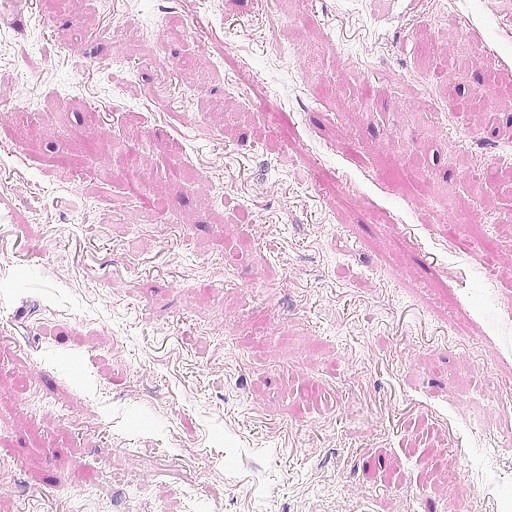
#> input picture patch/0a3bf331f951938b678a1736ea8d8399_files/1.0/9_37.jpeg, 512 x 512 px, found by its file name
$ jupyter execute hao.ipynb   (text cells are left out)
#> lines starting #> are read from the running program, lines starting #| are printed output that depends on the picture; pictures that were not available may be replaced by others from this repository, and a replacement may not be noted
[cell 1]
import tifffile as tf
import os

[cell 2]
def list_tiff_images_info(img_path):
    for entry in os.listdir(img_path):
        full_path = os.path.join(img_path, entry)
        if os.path.isfile(full_path) and entry.lower().endswith('.tiff'):
            img = tf.imread(full_path)
            print(img.shape)

img_path = "minisample/train_images"
list_tiff_images_info(img_path)

[cell 3]
import cv2

print(cv2.__version__)

[cell 4]
from PIL import Image

with Image.open("/Users/paul/Desktop/EC500_GTP_For_WSI/patch/0a3bf331f951938b678a1736ea8d8399_files/1.0/9_37.jpeg") as img:
#> img is the input picture: PIL image 512x512 RGB; mean R, G, B 226.1, 195.1, 216.3
    print(img.size)
#| (512, 512)
    print(img.mode)
#| RGB

[cell 5]
from PIL import Image

def convert_tiff_to_jpeg(tiff_path, jpeg_path):
#> called with jpeg_path = 'example.jpeg'
    Image.MAX_IMAGE_PIXELS = None
    with Image.open(tiff_path) as img:
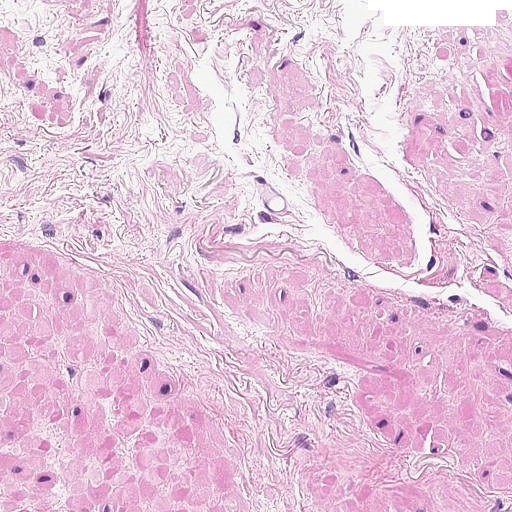
#> input picture patch/0a3bf331f951938b678a1736ea8d8399_files/1.0/10_36.jpeg, 512 x 512 px, given in place of 0a5d6a20d1429dd55b94ae1b857ad573.tiff, which was not available
#> img is the input picture: PIL image 512x512 RGB; mean R, G, B 226.6, 196.4, 217.7
        img.save(jpeg_path, "JPEG")

convert_tiff_to_jpeg("minisample/train_images/0a5d6a20d1429dd55b94ae1b857ad573.tiff", "example.jpeg")

[cell 6]
from PIL import Image, ImageEnhance

def darken_unextracted_areas(original_img_path, tiles_dir, num_rows, num_cols, tile_width, tile_height):
#> called with original_img_path = 'example.jpeg', num_rows = 19, num_cols = 30, tile_width = 512, tile_height = 512
    original_img = Image.open(original_img_path)

    enhancer = ImageEnhance.Brightness(original_img)
    darkened_img = enhancer.enhance(0.7)
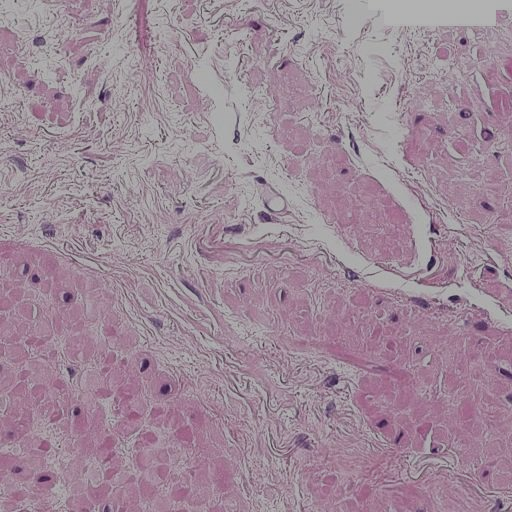
#> darkened_img: PIL image 512x512 RGB; mean R, G, B 158, 137, 151.9

    for row in range(num_rows):
        for col in range(num_cols):
            tile_path = f"{tiles_dir}/{col + 1}_{row + 1}.jpeg"
            try:
                tile_img = Image.open(tile_path)
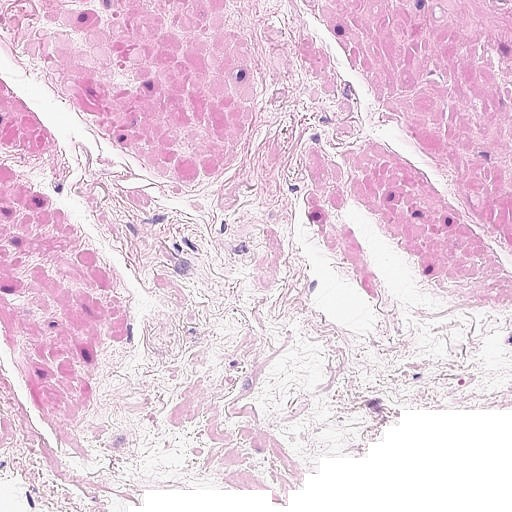
#> input picture patch/0a3bf331f951938b678a1736ea8d8399_files/1.0/10_37.jpeg, 512 x 512 px, given in place of 1_1.jpeg, which was not available
#> tile_img is the input picture: PIL image 512x512 RGB; mean R, G, B 230.4, 205.1, 222.5
                left = col * tile_width
                upper = row * tile_height

                darkened_img.paste(tile_img, (left, upper))
                print(f"find {tile_path}")
            except FileNotFoundError:
                continue

    darkened_img.save("example_new.jpg")

darken_unextracted_areas("example.jpeg", "patch/0a5d6a20d1429dd55b94ae1b857ad573_files/1.0", num_rows=19, num_cols=30, tile_width=512, tile_height=512)
